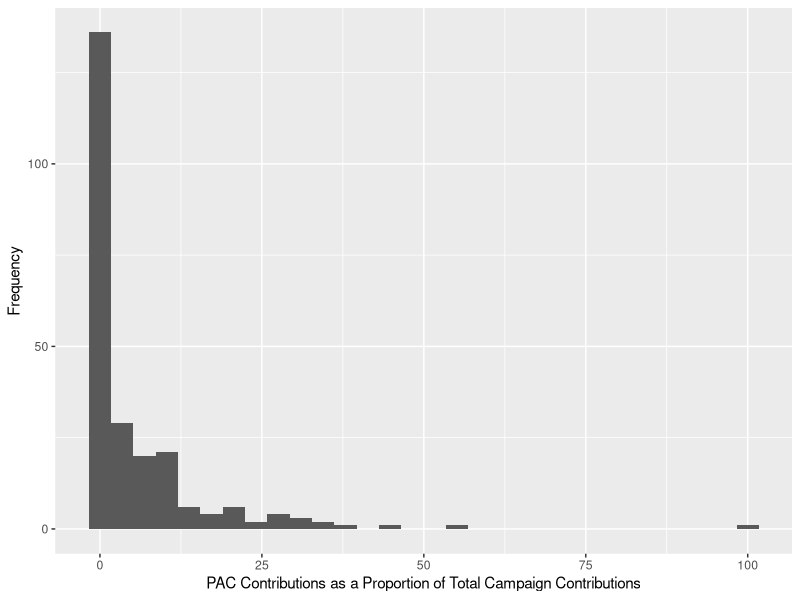

The R source for this figure:
## ---- chunk 1
library(tidyverse)
campaign_finance <- read.csv("data/campaign_finance.csv")
## ---- chunk 2
campaign_finance <- campaign_finance |>
  mutate(pac_prop = (PAC.Contributions/Total.Raised) * 100)
## ---- chunk 3
campaign_finance
## ---- chunk 4
plot_1 <- campaign_finance |>
  ggplot(mapping = aes(x = pac_prop)) +
  geom_histogram() +
  labs(x = "PAC Contributions as a Proportion of Total Campaign Contributions", y = "Frequency", Title = "Frequency of the Proportion of PAC Contributions")
## ---- chunk 5
plot_1
